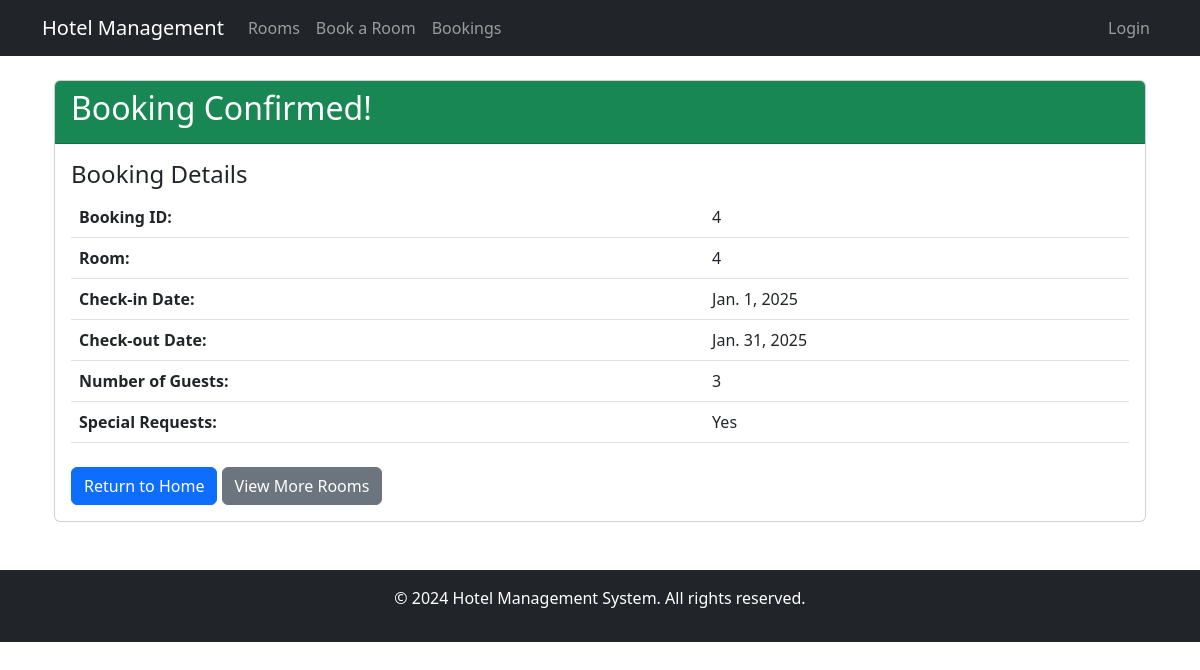
Before: /booking/confirmation/4/ with the older database file.
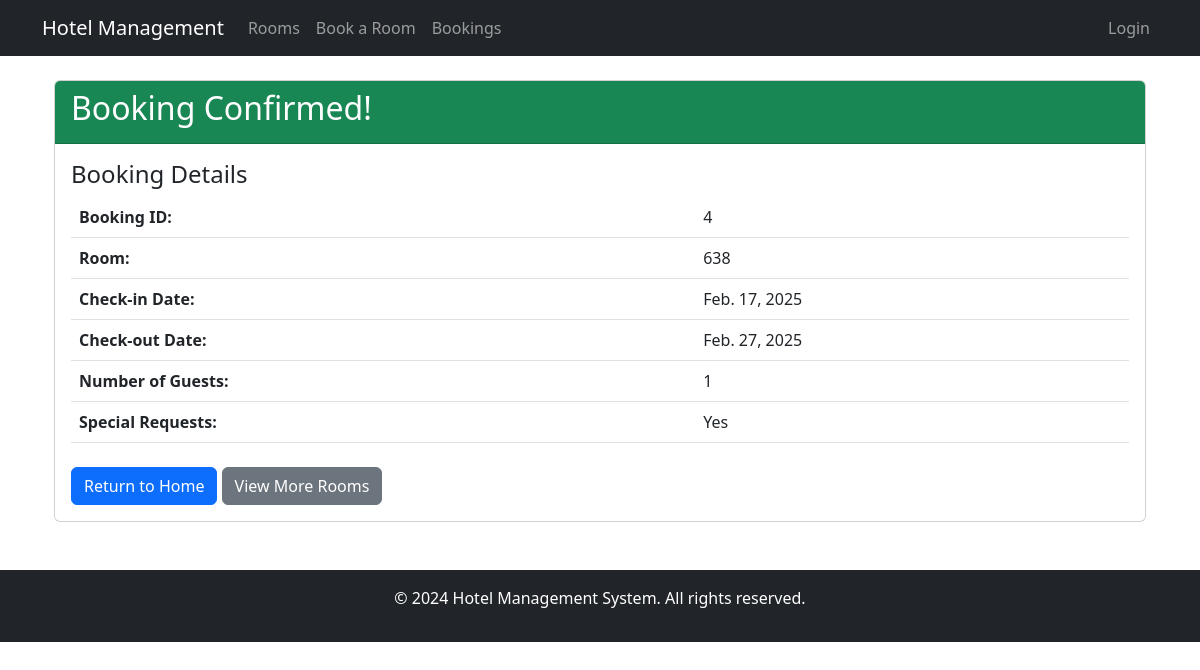
After: the same page with the newer database file.
### hotel_app/models.py (models this page shows, shortened)
class Booking(models.Model):
    guest = models.ForeignKey(User, on_delete=models.CASCADE, null=True, blank=True)
    room = models.ForeignKey(Room, on_delete=models.CASCADE)
    check_in = models.DateField()
    check_out = models.DateField()
    guests = models.IntegerField()
    special_requests = models.TextField(blank=True, null=True)
    created_at = models.DateTimeField(default=timezone.now)
    def get_total_price(self):
        from datetime import datetime
        nights = (self.check_out - self.check_in).days
        room_total = self.room.price * nights
        service_total = sum(bs.service.price * bs.quantity for bs in self.bookingservice_set.all())
        return room_total + service_total

class Room(models.Model):
    ROOM_TYPES = [
        ('single', 'Single'),
        ('double', 'Double'),
        ('suite', 'Suite'),
        ('deluxe', 'Deluxe'),
    ]
    number = models.CharField(max_length=10, unique=True)
    room_type = models.CharField(max_length=50, choices=ROOM_TYPES)
    capacity = models.IntegerField()
    price = models.DecimalField(max_digits=10, decimal_places=2)
    description = models.TextField()
    is_available = models.BooleanField(default=True)
    class Meta:
        ordering = ['number']

### hotel_app/views.py (the view)
# urls.py: path('booking/confirmation/<int:booking_id>/', views.booking_confirmation, name='booking_confirmation'),  # Booking confirmation view
def booking_confirmation(request, booking_id):
    booking = get_object_or_404(Booking, id=booking_id)
    total_price = booking.get_total_price()
    return render(request, 'hotel_app/booking_confirmation.html', {
        'booking': booking,
        'total_price': total_price
    })

### hotel_app/templates/hotel_app/booking_confirmation.html (shortened to what this page needs)
{% extends 'hotel_app/base.html' %}
{% block content %}
<div class="container mt-4">
    <div class="card">
        <div class="card-header bg-success text-white">
            <h2>Booking Confirmed!</h2>
        </div>
        <div class="card-body">
            <h4>Booking Details</h4>
            <table class="table">
                <tr>
                    <th>Booking ID:</th>
                    <td>{{ booking.id }}</td>
                </tr>
                <tr>
                    <th>Room:</th>
                    <td>{{ booking.room.number }}</td>
                </tr>
                <tr>
                    <th>Check-in Date:</th>
                    <td>{{ booking.check_in }}</td>
                </tr>
                <tr>
                    <th>Check-out Date:</th>
                    <td>{{ booking.check_out }}</td>
                </tr>
                <tr>
                    <th>Number of Guests:</th>
                    <td>{{ booking.guests }}</td>
                </tr>
                {% if booking.special_requests %}
                <tr>
                    <th>Special Requests:</th>
                    <td>{{ booking.special_requests }}</td>
                </tr>
                {% endif %}
            </table>
            <div class="mt-4">
                <a href="{% url 'home' %}" class="btn btn-primary">Return to Home</a>
                <a href="{% url 'room_list' %}" class="btn btn-secondary">View More Rooms</a>
            </div>
        </div>
    </div>
</div>
{% endblock %}

Changed rows visible on the page:
changed Booking "Yes": room.number "4" → "638"; check_in "Jan. 1, 2025" → "Feb. 17, 2025"; check_out "Jan. 31, 2025" → "Feb. 27, 2025"; guests "3" → "1"
